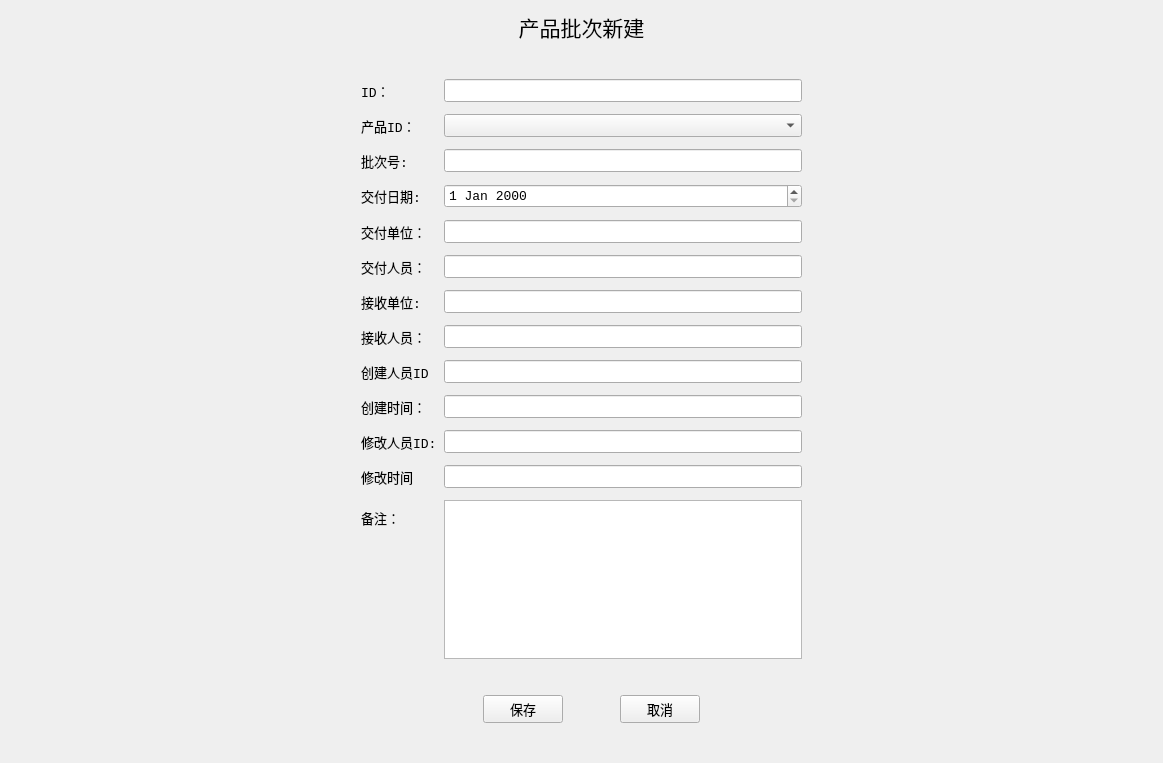
<?xml version="1.0" encoding="UTF-8"?>
<ui version="4.0">
 <class>Form</class>
 <widget class="QWidget" name="Form">
  <property name="geometry">
   <rect>
    <x>0</x>
    <y>0</y>
    <width>1163</width>
    <height>763</height>
   </rect>
  </property>
  <property name="font">
   <font>
    <family>Consolas</family>
    <pointsize>10</pointsize>
   </font>
  </property>
  <property name="windowTitle">
   <string>Form</string>
  </property>
  <layout class="QVBoxLayout" name="verticalLayout">
   <item>
    <widget class="QLabel" name="label">
     <property name="font">
      <font>
       <family>等线</family>
       <pointsize>16</pointsize>
      </font>
     </property>
     <property name="text">
      <string>产品批次新建</string>
     </property>
     <property name="alignment">
      <set>Qt::AlignCenter</set>
     </property>
    </widget>
   </item>
   <item>
    <layout class="QFormLayout" name="formLayout_2">
     <property name="fieldGrowthPolicy">
      <enum>QFormLayout::AllNonFixedFieldsGrow</enum>
     </property>
     <property name="rowWrapPolicy">
      <enum>QFormLayout::DontWrapRows</enum>
     </property>
     <property name="formAlignment">
      <set>Qt::AlignCenter</set>
     </property>
     <property name="horizontalSpacing">
      <number>7</number>
     </property>
     <property name="verticalSpacing">
      <number>12</number>
     </property>
     <property name="leftMargin">
      <number>350</number>
     </property>
     <property name="topMargin">
      <number>30</number>
     </property>
     <property name="rightMargin">
      <number>350</number>
     </property>
     <property name="bottomMargin">
      <number>30</number>
     </property>
     <item row="0" column="0">
      <widget class="QLabel" name="iDLabel">
       <property name="text">
        <string>ID：</string>
       </property>
      </widget>
     </item>
     <item row="0" column="1">
      <widget class="QLineEdit" name="batchID"/>
     </item>
     <item row="1" column="0">
      <widget class="QLabel" name="iDLabel_2">
       <property name="text">
        <string>产品ID：</string>
       </property>
      </widget>
     </item>
     <item row="1" column="1">
      <widget class="QComboBox" name="productID"/>
     </item>
     <item row="2" column="0">
      <widget class="QLabel" name="Label">
       <property name="maximumSize">
        <size>
         <width>100</width>
         <height>16777215</height>
        </size>
       </property>
       <property name="text">
        <string>批次号:</string>
       </property>
      </widget>
     </item>
     <item row="2" column="1">
      <widget class="QLineEdit" name="batchNO"/>
     </item>
     <item row="3" column="0">
      <widget class="QLabel" name="Label_2">
       <property name="text">
        <string>交付日期:</string>
       </property>
      </widget>
     </item>
     <item row="3" column="1">
      <widget class="QDateEdit" name="deliverDate"/>
     </item>
     <item row="4" column="0">
      <widget class="QLabel" name="Label_3">
       <property name="text">
        <string>交付单位：</string>
       </property>
      </widget>
     </item>
     <item row="4" column="1">
      <widget class="QLineEdit" name="deliverCompanyName"/>
     </item>
     <item row="5" column="0">
      <widget class="QLabel" name="Label_4">
       <property name="text">
        <string>交付人员：</string>
       </property>
      </widget>
     </item>
     <item row="5" column="1">
      <widget class="QLineEdit" name="deliverer"/>
     </item>
     <item row="6" column="0">
      <widget class="QLabel" name="Label_5">
       <property name="text">
        <string>接收单位:</string>
       </property>
      </widget>
     </item>
     <item row="6" column="1">
      <widget class="QLineEdit" name="receiveCompanyName"/>
     </item>
     <item row="7" column="0">
      <widget class="QLabel" name="Label_6">
       <property name="text">
        <string>接收人员：</string>
       </property>
      </widget>
     </item>
     <item row="7" column="1">
      <widget class="QLineEdit" name="receiver"/>
     </item>
     <item row="8" column="0">
      <widget class="QLabel" name="iDLabel_3">
       <property name="text">
        <string>创建人员ID</string>
       </property>
      </widget>
     </item>
     <item row="8" column="1">
      <widget class="QLineEdit" name="createID"/>
     </item>
     <item row="9" column="0">
      <widget class="QLabel" name="Label_7">
       <property name="text">
        <string>创建时间：</string>
       </property>
      </widget>
     </item>
     <item row="9" column="1">
      <widget class="QLineEdit" name="createTime"/>
     </item>
     <item row="10" column="0">
      <widget class="QLabel" name="Label_8">
       <property name="text">
        <string>修改人员ID:</string>
       </property>
      </widget>
     </item>
     <item row="10" column="1">
      <widget class="QLineEdit" name="updateID"/>
     </item>
     <item row="11" column="0">
      <widget class="QLabel" name="Label_9">
       <property name="text">
        <string>修改时间</string>
       </property>
      </widget>
     </item>
     <item row="11" column="1">
      <widget class="QLineEdit" name="updateTime"/>
     </item>
     <item row="12" column="0">
      <widget class="QLabel" name="Label_10">
       <property name="text">
        <string>备注：</string>
       </property>
      </widget>
     </item>
     <item row="12" column="1">
      <widget class="QTextEdit" name="textEdit"/>
     </item>
    </layout>
   </item>
   <item>
    <layout class="QHBoxLayout" name="horizontalLayout_2">
     <property name="sizeConstraint">
      <enum>QLayout::SetDefaultConstraint</enum>
     </property>
     <item>
      <spacer name="verticalSpacer_2">
       <property name="orientation">
        <enum>Qt::Vertical</enum>
       </property>
       <property name="sizeHint" stdset="0">
        <size>
         <width>20</width>
         <height>40</height>
        </size>
       </property>
      </spacer>
     </item>
     <item>
      <spacer name="horizontalSpacer_3">
       <property name="orientation">
        <enum>Qt::Horizontal</enum>
       </property>
       <property name="sizeHint" stdset="0">
        <size>
         <width>500</width>
         <height>25</height>
        </size>
       </property>
      </spacer>
     </item>
     <item>
      <widget class="QPushButton" name="pushButton_3">
       <property name="text">
        <string>保存</string>
       </property>
      </widget>
     </item>
     <item>
      <spacer name="horizontalSpacer_2">
       <property name="orientation">
        <enum>Qt::Horizontal</enum>
       </property>
       <property name="sizeHint" stdset="0">
        <size>
         <width>100</width>
         <height>20</height>
        </size>
       </property>
      </spacer>
     </item>
     <item>
      <widget class="QPushButton" name="pushButton_4">
       <property name="text">
        <string>取消</string>
       </property>
      </widget>
     </item>
     <item>
      <spacer name="horizontalSpacer_4">
       <property name="orientation">
        <enum>Qt::Horizontal</enum>
       </property>
       <property name="sizeHint" stdset="0">
        <size>
         <width>500</width>
         <height>25</height>
        </size>
       </property>
      </spacer>
     </item>
    </layout>
   </item>
   <item>
    <spacer name="verticalSpacer">
     <property name="orientation">
      <enum>Qt::Vertical</enum>
     </property>
     <property name="sizeHint" stdset="0">
      <size>
       <width>20</width>
       <height>62</height>
      </size>
     </property>
    </spacer>
   </item>
  </layout>
 </widget>
 <resources/>
 <connections/>
</ui>
